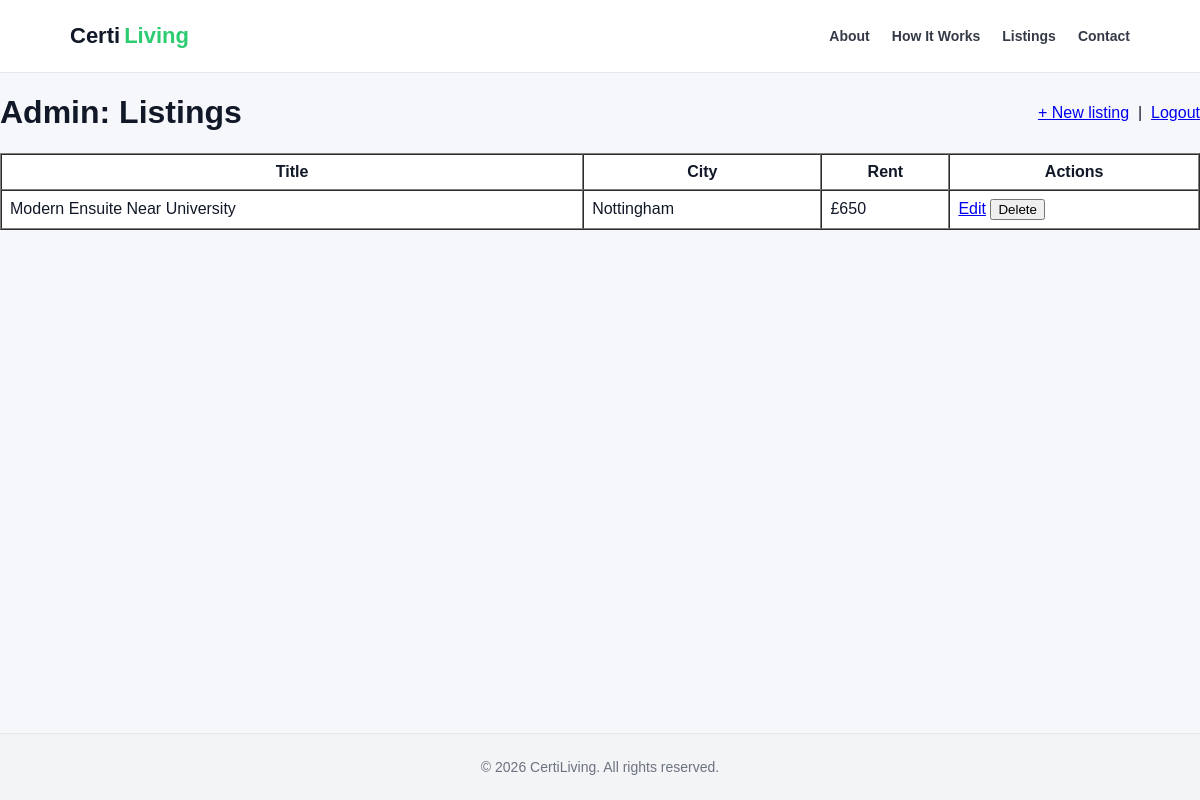
Page /admin/listings (signed in) on the earlier database version.
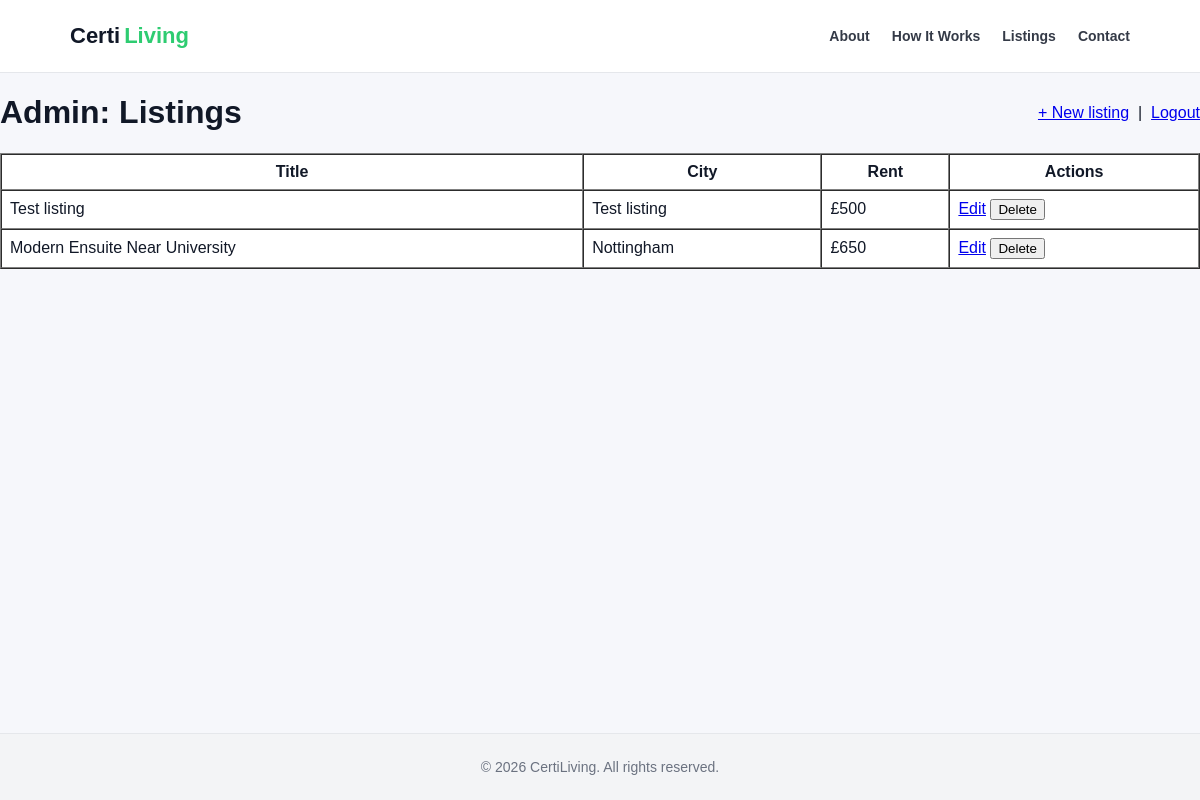
Same page on the later database version.
### tables this page shows
CREATE TABLE listings (
    id INTEGER PRIMARY KEY AUTOINCREMENT,

    title TEXT NOT NULL,
    description TEXT NOT NULL,

    city TEXT NOT NULL,
    address TEXT,

    rent_pcm INTEGER NOT NULL,
    deposit INTEGER,

    room_type TEXT,
    bills_included BOOLEAN DEFAULT 0,

    available_from DATE,

    photo_url TEXT,

    created TIMESTAMP DEFAULT CURRENT_TIMESTAMP
);

### app/admin.py (the view)
@bp.route("/listings")
@admin_required
def listings_index():
    db = get_db()
    listings = db.execute("SELECT * FROM listings ORDER BY created DESC").fetchall()
    return render_template("admin/listings_index.html", listings=listings)

### app/admin.py (called while the page is built)
def admin_required(view):
    @wraps(view)
    def wrapped(*args, **kwargs):
        if not session.get("is_admin"):
            return redirect(url_for("admin.login"))
        return view(*args, **kwargs)
    return wrapped

### app/db.py (called while the page is built)
def get_db():
    if 'db' not in g:
        g.db = sqlite3.connect(
            current_app.config['DATABASE'],
            detect_types=sqlite3.PARSE_DECLTYPES
        )
        g.db.row_factory = sqlite3.Row
        g.db.execute("PRAGMA foreign_keys = ON")
    return g.db

### app/templates/admin/listings_index.html
{% extends "base.html" %}
{% block content %}
<div style="display:flex;justify-content:space-between;align-items:center;">
  <h1>Admin: Listings</h1>
  <div>
    <a href="{{ url_for('admin.listings_new') }}">+ New listing</a>
    &nbsp;|&nbsp;
    <a href="{{ url_for('admin.logout') }}">Logout</a>
  </div>
</div>
<table border="1" cellpadding="8" cellspacing="0" style="width:100%; background:white;">
  <tr>
    <th>Title</th><th>City</th><th>Rent</th><th>Actions</th>
  </tr>
  {% for l in listings %}
  <tr>
    <td>{{ l['title'] }}</td>
    <td>{{ l['city'] }}</td>
    <td>£{{ l['rent_pcm'] }}</td>
    <td>
      <a href="{{ url_for('admin.listings_edit', id=l['id']) }}">Edit</a>
      <form method="post" action="{{ url_for('admin.listings_delete', id=l['id']) }}" style="display:inline;">
        <button type="submit" onclick="return confirm('Delete this listing?')">Delete</button>
      </form>
    </td>
  </tr>
  {% endfor %}
</table>
{% endblock %}

Differences in the rows shown:
added listings: title "Test listing", city "Test listing", rent_pcm "500"
